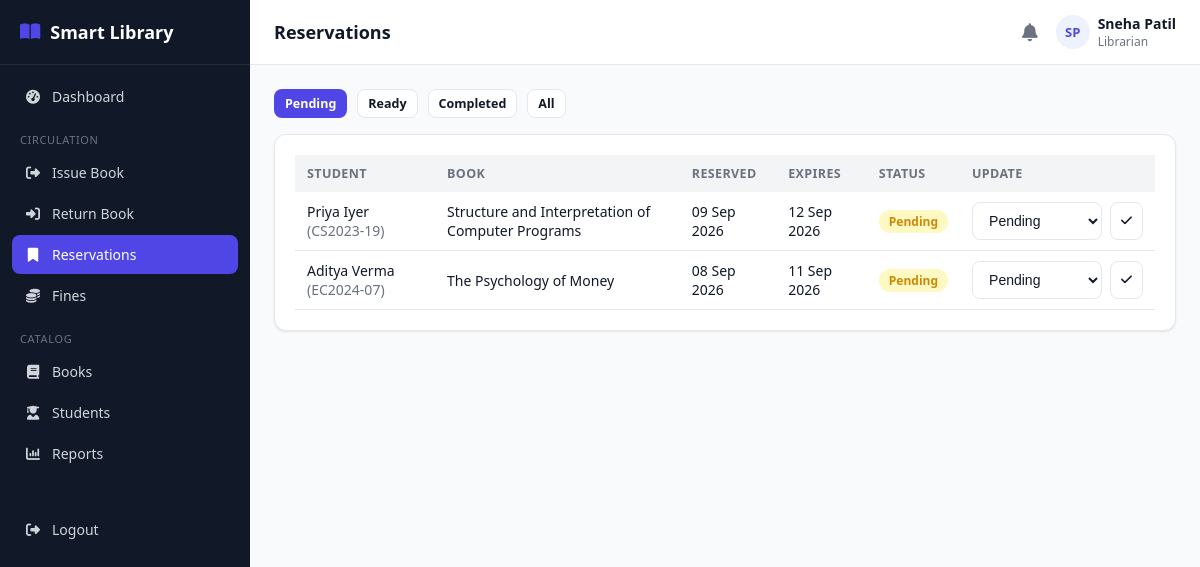
The app's page /librarian/reservations.php (signed in) with its own data.
### tables this page shows
CREATE TABLE reservations (
    id INT AUTO_INCREMENT PRIMARY KEY,
    student_id INT NOT NULL,
    book_id INT NOT NULL,
    reservation_date DATE NOT NULL,
    expiry_date DATE DEFAULT NULL,
    status ENUM('pending','approved','ready','completed','cancelled','expired') NOT NULL DEFAULT 'pending',
    created_at TIMESTAMP DEFAULT CURRENT_TIMESTAMP,
    FOREIGN KEY (student_id) REFERENCES students(id) ON DELETE CASCADE,
    FOREIGN KEY (book_id) REFERENCES books(id) ON DELETE CASCADE
);

CREATE TABLE users (
    id INT AUTO_INCREMENT PRIMARY KEY,
    name VARCHAR(120) NOT NULL,
    email VARCHAR(150) NOT NULL UNIQUE,
    password VARCHAR(255) NOT NULL,
    role ENUM('admin','librarian','student') NOT NULL,
    phone VARCHAR(20) DEFAULT NULL,
    photo VARCHAR(255) DEFAULT NULL,
    status ENUM('active','inactive') NOT NULL DEFAULT 'active',
    reset_token VARCHAR(255) DEFAULT NULL,
    reset_expires DATETIME DEFAULT NULL,
    created_at TIMESTAMP DEFAULT CURRENT_TIMESTAMP,
    updated_at TIMESTAMP DEFAULT CURRENT_TIMESTAMP ON UPDATE CURRENT_TIMESTAMP
);

CREATE TABLE students (
    id INT AUTO_INCREMENT PRIMARY KEY,
    user_id INT NOT NULL,
    roll_number VARCHAR(40) NOT NULL UNIQUE,
    course VARCHAR(100) DEFAULT NULL,
    department VARCHAR(100) DEFAULT NULL,
    year VARCHAR(20) DEFAULT NULL,
    division VARCHAR(20) DEFAULT NULL,
    address VARCHAR(255) DEFAULT NULL,
    registration_date DATE NOT NULL,
    max_books INT NOT NULL DEFAULT 3,
    created_at TIMESTAMP DEFAULT CURRENT_TIMESTAMP,
    updated_at TIMESTAMP DEFAULT CURRENT_TIMESTAMP ON UPDATE CURRENT_TIMESTAMP,
    FOREIGN KEY (user_id) REFERENCES users(id) ON DELETE CASCADE
);

CREATE TABLE books (
    id INT AUTO_INCREMENT PRIMARY KEY,
    isbn VARCHAR(30) NOT NULL UNIQUE,
    title VARCHAR(200) NOT NULL,
    author_id INT DEFAULT NULL,
    category_id INT DEFAULT NULL,
    publisher_id INT DEFAULT NULL,
    publication_year YEAR DEFAULT NULL,
    edition VARCHAR(30) DEFAULT NULL,
    language VARCHAR(40) DEFAULT 'English',
    pages INT DEFAULT NULL,
    price DECIMAL(10,2) DEFAULT 0.00,
    shelf_number VARCHAR(30) DEFAULT NULL,
    total_copies INT NOT NULL DEFAULT 1,
    available_copies INT NOT NULL DEFAULT 1,
    description TEXT DEFAULT NULL,
    image VARCHAR(255) DEFAULT NULL,
    status ENUM('active','inactive') NOT NULL DEFAULT 'active',
    created_at TIMESTAMP DEFAULT CURRENT_TIMESTAMP,
    updated_at TIMESTAMP DEFAULT CURRENT_TIMESTAMP ON UPDATE CURRENT_TIMESTAMP,
    FOREIGN KEY (author_id) REFERENCES authors(id) ON DELETE SET NULL,
    FOREIGN KEY (category_id) REFERENCES categories(id) ON DELETE SET NULL,
    FOREIGN KEY (publisher_id) REFERENCES publishers(id) ON DELETE SET NULL,
    INDEX idx_title (title),
    INDEX idx_isbn (isbn)
);

### librarian/reservations.php (the view, shortened to what this page needs)
<?php
require_once __DIR__ . '/../includes/functions.php';
require_once __DIR__ . '/../includes/auth-check.php';
$statusFilter = $_GET['status'] ?? 'pending';
$where = '';
if (in_array($statusFilter, ['pending','approved','ready','completed','cancelled','expired'], true)) {
    $where = "WHERE rv.status = " . $pdo->quote($statusFilter);
}
$reservations = $pdo->query("
    SELECT rv.*, b.title, u.name student_name, s.roll_number
    FROM reservations rv
    JOIN books b ON b.id = rv.book_id
    JOIN students s ON s.id = rv.student_id
    JOIN users u ON u.id = s.user_id
    $where ORDER BY rv.id DESC")->fetchAll();
include __DIR__ . '/../includes/header.php';
?>
<div class="table-toolbar">
    <div class="filters">
        <a class="btn btn-sm <?= $statusFilter==='pending'?'btn-primary':'btn-outline' ?>" href="?status=pending">Pending</a>
        <a class="btn btn-sm <?= $statusFilter==='ready'?'btn-primary':'btn-outline' ?>" href="?status=ready">Ready</a>
        <a class="btn btn-sm <?= $statusFilter==='completed'?'btn-primary':'btn-outline' ?>" href="?status=completed">Completed</a>
        <a class="btn btn-sm <?= $statusFilter==='all'?'btn-primary':'btn-outline' ?>" href="?status=all">All</a>
    </div>
</div>
<div class="card">
    <?php if (!$reservations): ?>
        <div class="empty-state"><i class="fa-solid fa-bookmark"></i>No reservations found.</div>
    <?php else: ?>
    <div class="table-wrap">
        <table class="data-table">
            <thead><tr><th>Student</th><th>Book</th><th>Reserved</th><th>Expires</th><th>Status</th><th>Update</th></tr></thead>
            <tbody>
            <?php foreach ($reservations as $r): ?>
                <tr>
                    <td><?= e($r['student_name']) ?> <span class="text-muted">(<?= e($r['roll_number']) ?>)</span></td>
                    <td><?= e($r['title']) ?></td>
                    <td><?= fmtDate($r['reservation_date']) ?></td>
                    <td><?= fmtDate($r['expiry_date']) ?></td>
                    <td><?= statusBadge($r['status']) ?></td>
                    <td>
                        <form method="POST" class="flex gap-2">
                            <select name="status" class="form-control btn-sm" style="width:130px;">
                                <?php foreach (['pending','approved','ready','completed','cancelled','expired'] as $s): ?>
                                    <option value="<?= $s ?>" <?= $r['status']===$s?'selected':'' ?>><?= ucfirst($s) ?></option>
                                <?php endforeach; ?>
                            </select>
                            <button class="btn btn-sm btn-outline" type="submit"><i class="fa-solid fa-check"></i></button>
                        </form>
                    </td>
                </tr>
            <?php endforeach; ?>
            </tbody>
        </table>
    </div>
    <?php endif; ?>
</div>
<?php include __DIR__ . '/../includes/footer.php'; ?>

### includes/functions.php (shortened to what this page needs)
<?php
function e($value) {
    return htmlspecialchars($value ?? '', ENT_QUOTES, 'UTF-8');
}
function fmtDate($date) {
    return date('d M Y', strtotime($date));
}
function statusBadge($status) {
    $colors = [
        'active' => 'badge-green', 'available' => 'badge-green', 'paid' => 'badge-green',
        'returned' => 'badge-green', 'completed' => 'badge-green', 'approved' => 'badge-green', 'ready' => 'badge-green',
        'issued' => 'badge-blue', 'pending' => 'badge-yellow',
        'overdue' => 'badge-red', 'inactive' => 'badge-gray', 'cancelled' => 'badge-gray',
        'expired' => 'badge-gray', 'lost' => 'badge-red', 'damaged' => 'badge-red', 'waived' => 'badge-gray',
    ];
    $class = $colors[$status] ?? 'badge-gray';
    return '<span class="badge ' . $class . '">' . e(ucfirst($status)) . '</span>';
}

### assets/css/style.css (style rules this page uses)
:root { --primary: #4f46e5; --primary-dark: #4338ca; --primary-light: #eef2ff; --success: #16a34a; --success-light: #dcfce7; --warning: #ca8a04; --warning-light: #fef9c3; --danger: #dc2626; --danger-light: #fee2e2; --gray: #6b7280; --gray-light: #f3f4f6; --border: #e5e7eb; --text: #111827; --text-muted: #6b7280; --bg: #f9fafb; --white: #ffffff; --sidebar-w: 250px; --radius: 12px; --shadow: 0 1px 3px rgba(0,0,0,0.06), 0 1px 2px rgba(0,0,0,0.04); }
* { box-sizing: border-box; }
body { margin: 0; font-family: 'Segoe UI', system-ui, -apple-system, Roboto, sans-serif; background: var(--bg); color: var(--text); font-size: 15px; }
a { color: var(--primary); text-decoration: none; }
.card { background: var(--white); border: 1px solid var(--border); border-radius: var(--radius); box-shadow: var(--shadow); padding: 20px; }
.btn { display: inline-flex; align-items: center; gap: 6px; padding: 9px 16px; border-radius: 8px; border: 1px solid transparent; font-size: 14px; font-weight: 600; cursor: pointer; text-decoration: none; }
.btn-primary { background: var(--primary); color: #fff; }
.btn-outline { background: #fff; border-color: var(--border); color: var(--text); }
.btn-sm { padding: 5px 10px; font-size: 12.5px; }
.form-control { width: 100%; padding: 9px 12px; border: 1px solid var(--border); border-radius: 8px; font-size: 14px; background: #fff; color: var(--text); }
.table-wrap { overflow-x: auto; }
table.data-table { width: 100%; border-collapse: collapse; font-size: 14px; }
.data-table th { text-align: left; padding: 10px 12px; background: var(--gray-light); font-weight: 700; font-size: 12.5px; text-transform: uppercase; letter-spacing: 0.03em; color: var(--text-muted); white-space: nowrap; }
.data-table td { padding: 10px 12px; border-bottom: 1px solid var(--border); vertical-align: middle; }
.table-toolbar { display: flex; justify-content: space-between; align-items: center; margin-bottom: 16px; gap: 12px; flex-wrap: wrap; }
.table-toolbar .filters { display: flex; gap: 10px; flex-wrap: wrap; }
.badge { padding: 3px 10px; border-radius: 999px; font-size: 12px; font-weight: 700; display: inline-block; }
.badge-yellow { background: var(--warning-light); color: var(--warning); }
.text-muted { color: var(--text-muted); }
.flex { display: flex; }
.gap-2 { gap: 8px; }

### records on screen
reservations: users.name "Priya Iyer", student.roll_number "CS2023-19", book.title "Structure and Interpretation of Computer Programs", reservation_date "09 Sep 2026", expiry_date "12 Sep 2026", status "Pending"
reservations: users.name "Aditya Verma", student.roll_number "EC2024-07", book.title "The Psychology of Money", reservation_date "08 Sep 2026", expiry_date "11 Sep 2026", status "Pending"

### other values on screen
$label "Dashboard"
$item['_section'] "CIRCULATION"
$label "Issue Book"
$label "Return Book"
$label "Reservations"
$label "Fines"
$item['_section'] "CATALOG"
$label "Books"
$label "Students"
$label "Reports"
$pageTitle "Reservations"
$initials "SP"
$_SESSION['name'] "Sneha Patil"
$_SESSION['role'] "Librarian"
